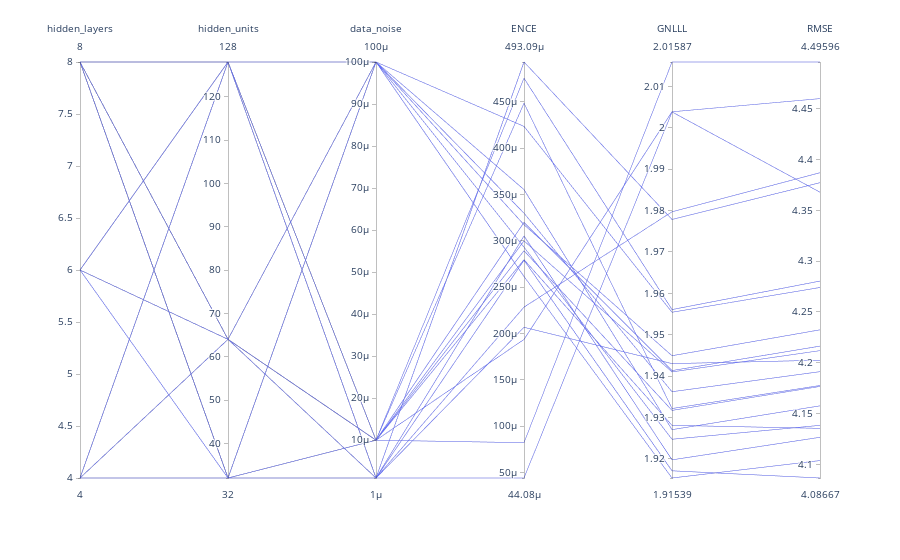

Notebook source saved alongside this figure:
### Code cell
# Filter the worst performing models in terms of RMSE
df_anchored = df_anchored[(df_anchored['RMSE'] <4.5)  & (df_anchored['data_noise'] != 0.01)]

# Keep the interesting parameters which we are tuning and the performances
df_anchored = df_anchored[['hidden_layers','hidden_units', 'data_noise', 'ENCE','GNLLL', 'RMSE']]
fig = px.parallel_coordinates(df_anchored)

fig.show()

### Figure 1 — Plotly figure (JSON) as saved in the notebook; plotly's stock layout.template omitted (floating-point values rounded to 4 significant figures)
{"data": [{"dimensions": [{"label": "hidden_layers", "values": [4, 4, 4, 4, 4, 4, 6, 6, 6, 6, 6, 8, 8, 8, 8, 8, 8, 8, 8, 8]}, {"label": "hidden_units", "values": [32, 32, 64, 64, 128, 128, 32, 64, 64, 128, 128, 32, 32, 32, 64, 64, 64, 128, 128, 128]}, {"label": "data_noise", "values": [0.0001, 1e-05, 0.0001, 1e-05, 0.0001, 1e-05, 1e-06, 1e-05, 1e-06, 1e-05, 1e-06, 0.0001, 1e-05, 1e-06, 0.0001, 1e-05, 1e-06, 0.0001, 1e-05, 1e-06]}, {"label": "ENCE", "values": [0.0004236, 0.0004756, 0.0003299, 0.0004486, 0.0003554, 0.00032, 0.0002285, 8.221e-05, 0.0004931, 0.0001936, 4.408e-05, 0.0003175, 0.0003, 0.0002067, 0.0002932, 0.0002893, 0.0003053, 0.0002616, 0.0002797, 0.0002792]}, {"label": "GNLLL", "values": [1.955, 1.956, 1.936, 1.932, 1.927, 1.941, 1.98, 2.016, 1.978, 2.004, 2.004, 1.945, 1.941, 1.943, 1.925, 1.932, 1.92, 1.915, 1.928, 1.917]}, {"label": "RMSE", "values": [4.274, 4.28, 4.191, 4.178, 4.158, 4.216, 4.387, 4.496, 4.377, 4.46, 4.368, 4.232, 4.212, 4.203, 4.138, 4.177, 4.127, 4.104, 4.136, 4.087]}], "domain": {"x": [0, 1], "y": [0, 1]}, "name": "", "type": "parcoords"}], "layout": {"legend": {"tracegroupgap": 0}, "margin": {"t": 60}}}
